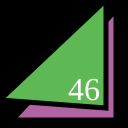
Frame 1 (no input)
Frame 60 (no input): identical to frame 1, image omitted
Frame 120 (the mouse pressed at the canvas centre since frame 60): identical to frame 1, image omitted

The p5.js sketch that drew this single still picture (run headless with seeded random() and noise() and a simulated clock; from frame 60 on, the mouse is pressed at the canvas centre):

// p5.js sketch
// ── sketch.js
function setup() {
  createCanvas(128,128);
}

function draw() {
  background(0);
  strokeWeight(5);
  fill(178, 100, 162);
  triangle(12,120,116,120,116,10);
  fill(94, 185, 84);
  triangle(0,100,106,108,106,0);
  fill(255);
  textSize(32);
  textFont("serif");
  text("46", 68, 100);
}
